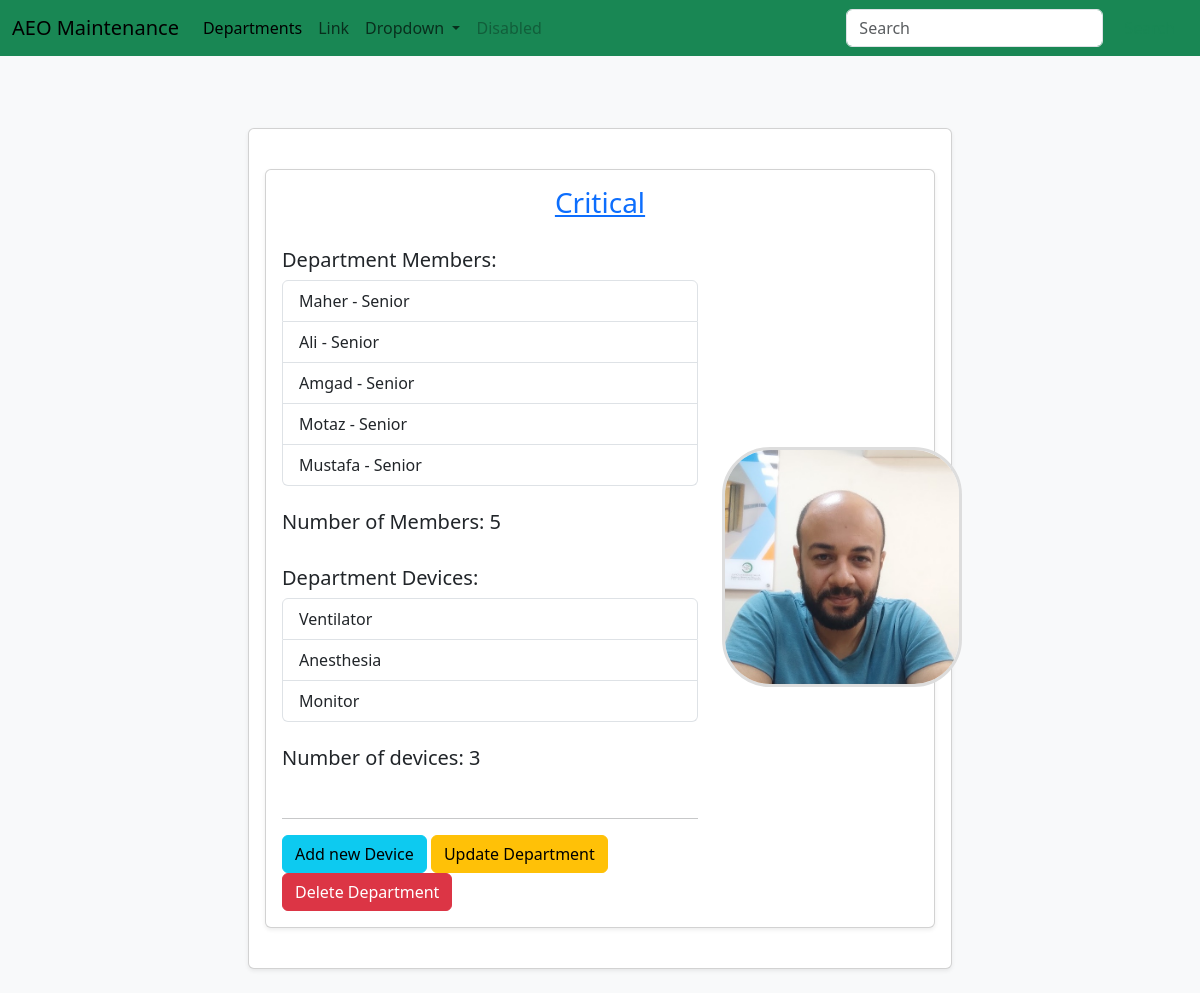
The page /departments/1/ on the database as committed earlier.
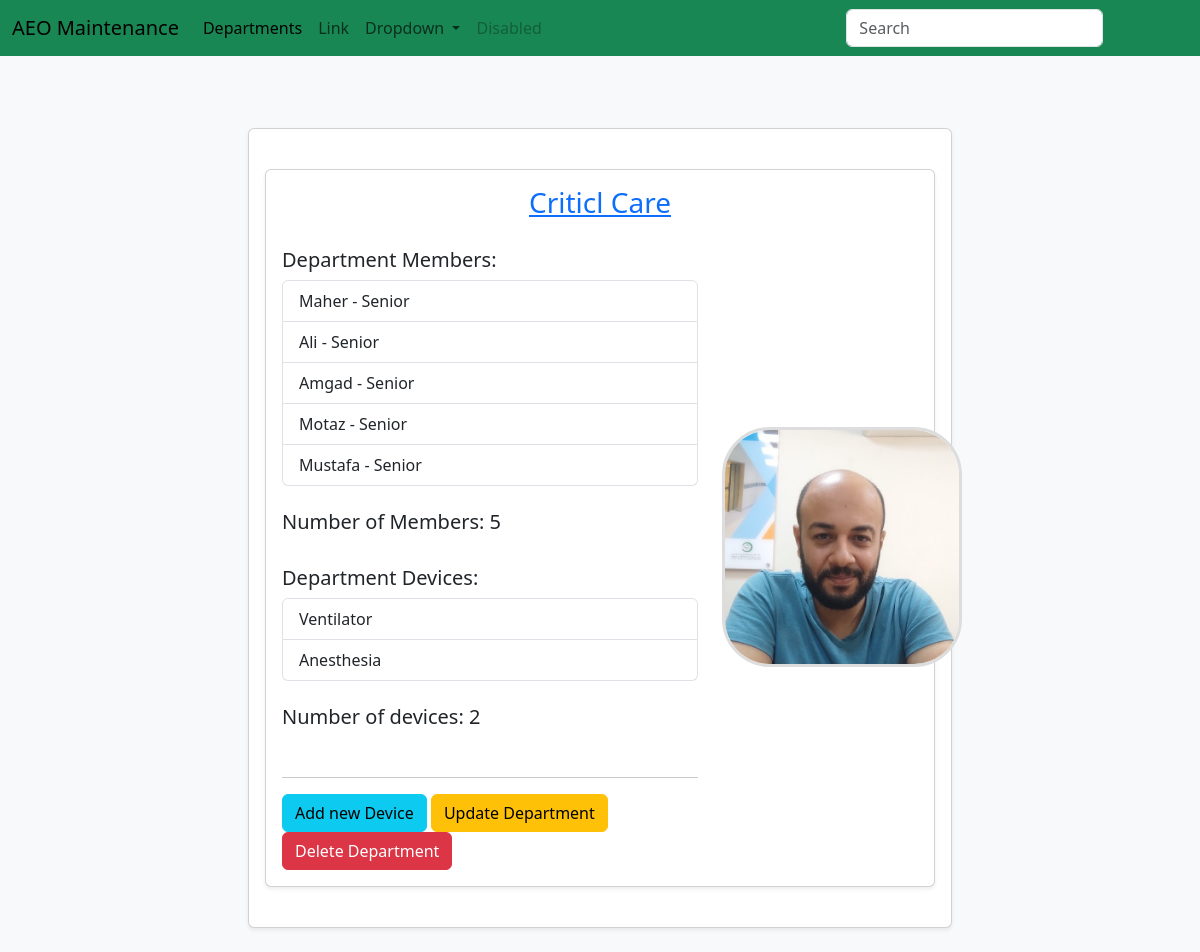
The same page on the database as committed later.
### maintenance_system/models.py (models this page shows, shortened)
class Department(db.Model):
	id = db.Column(db.Integer, primary_key=True)
	name = db.Column(db.String(80), unique=True)
	members = db.relationship('User', backref='department', lazy=True)
	devices = db.relationship('Device', backref='department', lazy=True)

class User(db.Model):
	id = db.Column(db.Integer, primary_key=True)
	username = db.Column(db.String(80), unique=True)
	email = db.Column(db.String(120), unique=True)
	password = db.Column(db.String(120))
	rank = db.Column(db.String(120), default="Junior")
	profile_pic = db.Column(db.String(120), default="default.jpg")
	department_id = db.Column(db.Integer, db.ForeignKey('department.id'))
	machines = db.relationship('Machine', backref='user', lazy=True)
	hospitals = db.relationship('Hospital', secondary='user_hospital', backref='users', lazy='dynamic')

class Device(db.Model):
	id = db.Column(db.Integer, primary_key=True)
	name = db.Column(db.String(80), unique=True)
	department_id = db.Column(db.Integer, db.ForeignKey('department.id'))
	models = db.relationship('Model', backref='device', lazy=True)

### maintenance_system/routes.py (the view)
@app.route('/departments/<int:id>/')
def department(id):
	department = Department.query.get_or_404(id)
	return render_template('department.html',department=department )

### maintenance_system/Templates/department.html
{% extends "layout.html"%}
{% block content %}
<br>
<div class="row justify-content-center">
	<div class="col-md-8 col-lg-8 mt-4 mb-4">
		<div class="card p-3 shadow-sm">
			<div class="row">
				<div class="col-md-8 col-lg-12 mt-4 mb-4">
					<div class="card p-3 shadow-sm">
						<div class="row align-items-center">
						<a href="{{ url_for('department', id = department.id)}}">
									<h3 class="mb-1 text-center">{{department.name}}</h3>
								</a>
							<div class="col-lg-8 col-12">
								<br>
								<h5>Department Members: </h5>
								{% if department.members%}
								<div class="list-group">
									{% for member in department.members%}
									<a href="{{ url_for('user', id = member.id)}}"
										class="list-group-item list-group-item-action">{{ member.username }} - {{
										member.rank }}</a>
									{% endfor%}
								</div>
								<br>
								<h5>Number of Members: {{ department.members|length }}</h5>
								{% else %}
								<p> There is no members in this department</p>
								{% endif %}
								<br>
								<h5>Department Devices: </h5>
								{% if department.devices%}
								<div class="list-group">
									{% for device in department.devices%}
									<a href="#"
										class="list-group-item list-group-item-action">{{
										device.name }}</a>
									{% endfor%}
								</div>
								<br>
								<h5>Number of devices: {{ department.devices|length }}</h5>
								{% else %}
								<p>There is no devices</p>
								<a href="#"><button type="button" class="btn btn-info btn-sm">Add
										Devices</button></a>
								{% endif%}
								<br>
								<hr>
								<div>
									<a href="#"><button
											type="button" class="btn btn-info btn-custom">Add new Device</button></a>
									<a href="{{ url_for('update_department', id = department.id)}}"><button
											type="button" class="btn btn-warning btn-custom">Update
											Department</button></a>
									<a href="{{ url_for('delete_department', id = department.id)}}"><button
											type="button" class="btn btn-danger custom-button">Delete
											Department</button></a>
								</div>
							</div>
							<div class="col-lg-4 text-center">
								<img src="{{ url_for('static', filename='images/profile.jpg')}}" alt="User Photo"
									class="department-photo">
							</div>
						</div>
					</div>
				</div>
			</div>
		</div>
	</div>
</div>
{% endblock %}

Rows that differ between the two databases and show on the page:
removed Device: name "Monitor"
changed Department: name "Critical" → "Criticl Care"
Other text that changed with them:
{{ department.devices|length }}: "3" → "2"
